Frame 1 (no input): blank canvas, image omitted
Frame 60 (no input): blank canvas, image omitted
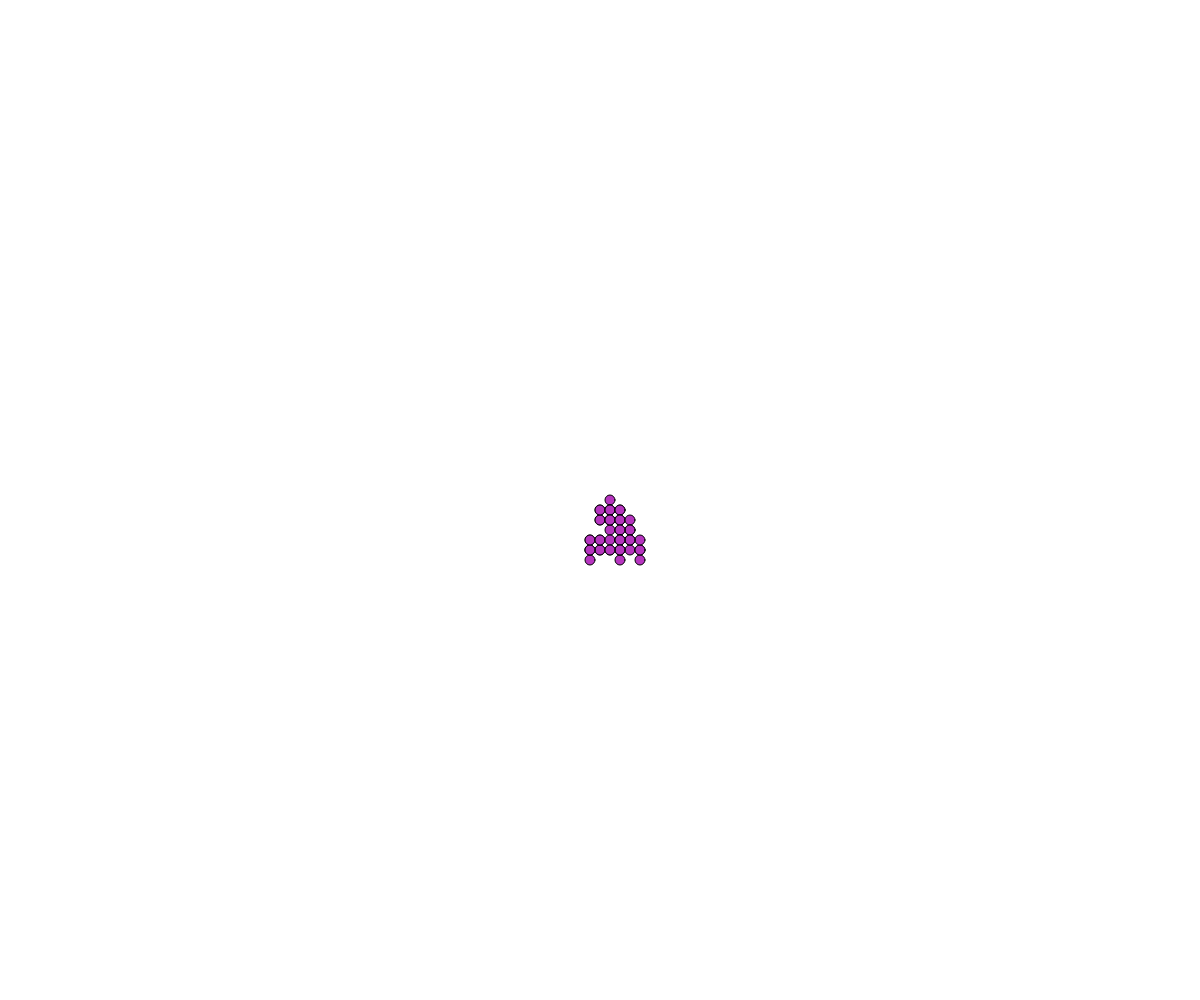
Frame 120 (the mouse pressed at the canvas centre since frame 60)

The p5.js sketch whose frames 1 and 60 were blank and that drew this single picture after the mouse press (run headless with seeded random() and noise() and a simulated clock; from frame 60 on, the mouse is pressed at the canvas centre):

// p5.js sketch
// ── sketch.js
// Project Title
// Your Name
// Date
//
// Extra for Experts:
// - describe what you did to take this project "above and beyond"

class Walker {
  constructor(x, y, color){
    this.x = x;
    this.y = y;
    this.stepSize = 10;
    this.color = color;
    this.radius = 5;
  }

  display() {
    fill(this.color);
    circle(this.x, this.y, this.radius * 2);
  }

  move() {
    let choice = random(100);
    if (choice < 25){
      this.y -= this.stepSize;
    }
    else if (choice < 50){
      this.y += this.stepSize;
    }
    else if (choice < 75){
      this.x -= this.stepSize;
    }
    else {
      this.x += this.stepSize;
    }
  }
}

let theWalkers = [];


function setup() {
  createCanvas(windowWidth, windowHeight);
}

function draw() {
  for (let someWalker of theWalkers) {
    someWalker.move();
    someWalker.display();
  }
}

function mousePressed(){
  let myWalker = new Walker(mouseX,mouseY,color(random(255),random(255),random(255)));
  theWalkers.push(myWalker);
}
